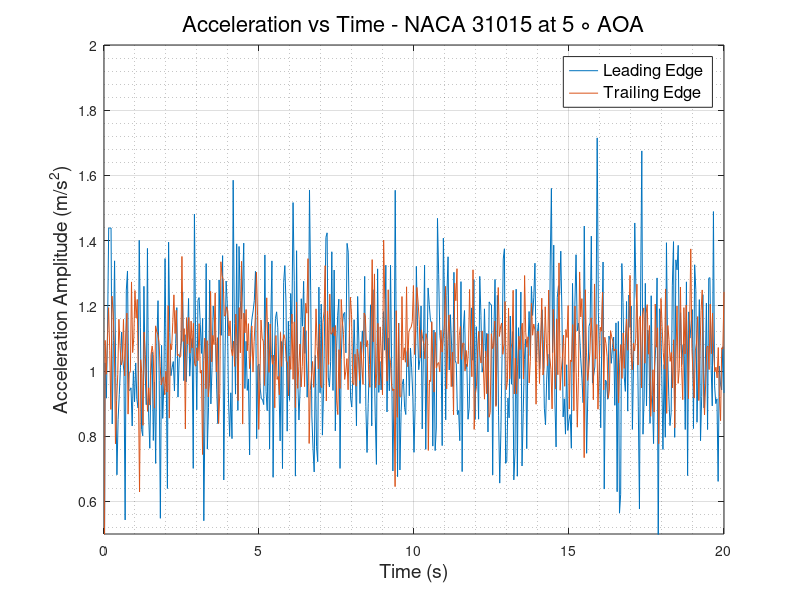
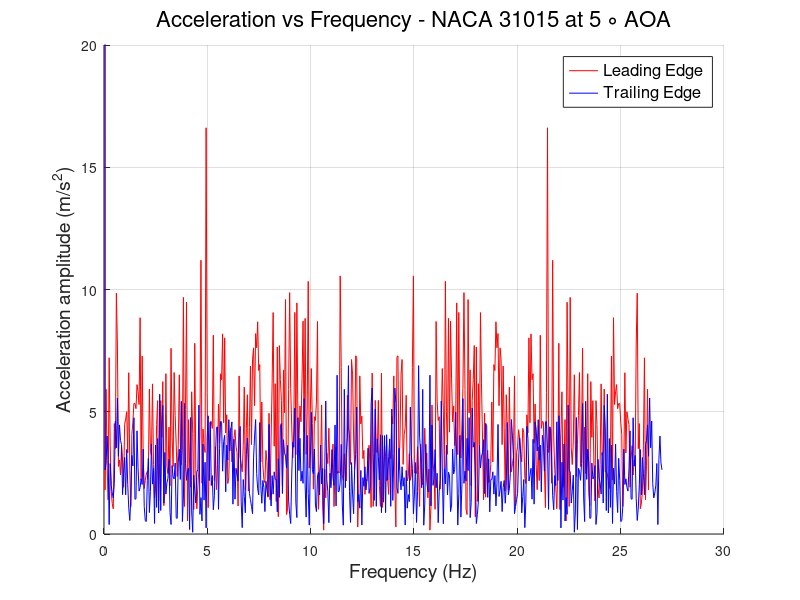

These charts were generated, in order, by the following MATLAB code:
clc
clear
close all
%% READING ACCELEROMETER DATA and defining Variables
                        % LEADING EDGE %
data   = xlsread('LE_700rpm.csv');
LE_time   = data(:,1);
LE_X_acc  = data(:,2);
LE_Y_acc  = data(:,3);
LE_Z_acc  = data(:,4);
LE_R_acc  = sqrt(LE_X_acc.^2 + LE_Y_acc.^2 + LE_Z_acc.^2);
% plot(LE_time,LE_R_acc)
N      = numel(LE_time);
Ts     = abs(diff(LE_time(1:2)));
fs     = 1/Ts;
f_axis = [0:N-1]*fs/N;
A_freq_LE = fft(LE_R_acc);
figure(1) 
plot(LE_time,LE_R_acc)
hold on
figure(2)
hold on
plot(f_axis,abs(A_freq_LE),'-r','LineWidth',0.5)
grid on 
grid minor
                        % TRAILING EDGE %
data   = xlsread('TE_700rpm.csv');
TE_time   = data(:,1);
TE_X_acc  = data(:,2);
TE_Y_acc  = data(:,3);
TE_Z_acc  = data(:,4);
TE_R_acc  = sqrt(TE_X_acc.^2 + TE_Y_acc.^2 + TE_Z_acc.^2);
% plot(TE_time,TE_R_acc)
N      = numel(TE_time);
Ts     = abs(diff(TE_time(1:2)));
fs     = 1/Ts;
f_axis = [0:N-1]*fs/N;
A_freq_TE = fft(TE_R_acc);
figure(1)
plot(TE_time, TE_R_acc)
grid on
grid minor
xlabel('Time (s)','FontSize',14,'FontWeight','normal')
ylabel('Acceleration Amplitude (m/s^2)','FontSize',14,'FontWeight','normal')
legend ('Leading Edge','Trailing Edge','FontSize',12,'FontWeight','normal')
title('Acceleration vs Time - NACA 31015 at 5 \circ AOA','FontSize',16,'FontWeight','normal')
ylim([0.5 2])
figure(2)
plot(f_axis,abs(A_freq_TE),'-b','LineWidth',0.5)
grid on 
grid minor
ylabel('Acceleration amplitude (m/s^2)','FontSize',14,'FontWeight','normal')
xlabel('Frequency (Hz)','FontSize',14,'FontWeight','normal')
ylim([0 20])
legend ('Leading Edge','Trailing Edge','FontSize',12,'FontWeight','normal')
title('Acceleration vs Frequency - NACA 31015 at 5 \circ AOA','FontSize',16,'FontWeight','normal')